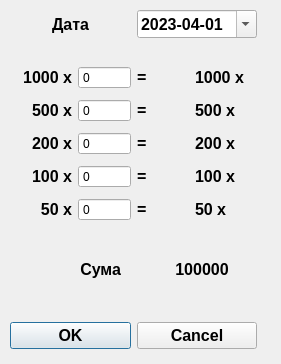
<?xml version="1.0" encoding="UTF-8"?>
<ui version="4.0">
 <class>Dialog</class>
 <widget class="QDialog" name="Dialog">
  <property name="geometry">
   <rect>
    <x>0</x>
    <y>0</y>
    <width>281</width>
    <height>364</height>
   </rect>
  </property>
  <property name="windowTitle">
   <string>Dialog</string>
  </property>
  <widget class="QWidget" name="layoutWidget">
   <property name="geometry">
    <rect>
     <x>10</x>
     <y>10</y>
     <width>247</width>
     <height>339</height>
    </rect>
   </property>
   <layout class="QVBoxLayout" name="verticalLayout_5">
    <item>
     <layout class="QHBoxLayout" name="horizontalLayout_4">
      <item>
       <widget class="QLabel" name="label_3">
        <property name="font">
         <font>
          <pointsize>12</pointsize>
          <weight>75</weight>
          <bold>true</bold>
         </font>
        </property>
        <property name="text">
         <string>Дата</string>
        </property>
        <property name="alignment">
         <set>Qt::AlignCenter</set>
        </property>
       </widget>
      </item>
      <item>
       <widget class="QDateEdit" name="dateEdit">
        <property name="font">
         <font>
          <pointsize>12</pointsize>
          <weight>75</weight>
          <bold>true</bold>
         </font>
        </property>
        <property name="maximumDateTime">
         <datetime>
          <hour>23</hour>
          <minute>59</minute>
          <second>59</second>
          <year>9999</year>
          <month>12</month>
          <day>31</day>
         </datetime>
        </property>
        <property name="displayFormat">
         <string>yyyy-MM-dd</string>
        </property>
        <property name="calendarPopup">
         <bool>true</bool>
        </property>
        <property name="currentSectionIndex">
         <number>0</number>
        </property>
        <property name="date">
         <date>
          <year>2023</year>
          <month>4</month>
          <day>1</day>
         </date>
        </property>
       </widget>
      </item>
     </layout>
    </item>
    <item>
     <spacer name="verticalSpacer_2">
      <property name="orientation">
       <enum>Qt::Vertical</enum>
      </property>
      <property name="sizeType">
       <enum>QSizePolicy::Fixed</enum>
      </property>
      <property name="sizeHint" stdset="0">
       <size>
        <width>20</width>
        <height>13</height>
       </size>
      </property>
     </spacer>
    </item>
    <item>
     <widget class="QWidget" name="widget" native="true">
      <layout class="QHBoxLayout" name="horizontalLayout">
       <item>
        <layout class="QVBoxLayout" name="verticalLayout">
         <property name="spacing">
          <number>10</number>
         </property>
         <item>
          <widget class="QLabel" name="lc1000">
           <property name="font">
            <font>
             <pointsize>12</pointsize>
             <weight>75</weight>
             <bold>true</bold>
            </font>
           </property>
           <property name="text">
            <string>1000 x</string>
           </property>
           <property name="alignment">
            <set>Qt::AlignRight|Qt::AlignTrailing|Qt::AlignVCenter</set>
           </property>
          </widget>
         </item>
         <item>
          <widget class="QLabel" name="lc500">
           <property name="font">
            <font>
             <pointsize>12</pointsize>
             <weight>75</weight>
             <bold>true</bold>
            </font>
           </property>
           <property name="text">
            <string>500 x</string>
           </property>
           <property name="alignment">
            <set>Qt::AlignRight|Qt::AlignTrailing|Qt::AlignVCenter</set>
           </property>
          </widget>
         </item>
         <item>
          <widget class="QLabel" name="lc200">
           <property name="font">
            <font>
             <pointsize>12</pointsize>
             <weight>75</weight>
             <bold>true</bold>
            </font>
           </property>
           <property name="text">
            <string>200 x</string>
           </property>
           <property name="alignment">
            <set>Qt::AlignRight|Qt::AlignTrailing|Qt::AlignVCenter</set>
           </property>
          </widget>
         </item>
         <item>
          <widget class="QLabel" name="lc100">
           <property name="font">
            <font>
             <pointsize>12</pointsize>
             <weight>75</weight>
             <bold>true</bold>
            </font>
           </property>
           <property name="text">
            <string>100 x</string>
           </property>
           <property name="alignment">
            <set>Qt::AlignRight|Qt::AlignTrailing|Qt::AlignVCenter</set>
           </property>
          </widget>
         </item>
         <item>
          <widget class="QLabel" name="lc50">
           <property name="font">
            <font>
             <pointsize>12</pointsize>
             <weight>75</weight>
             <bold>true</bold>
            </font>
           </property>
           <property name="text">
            <string>50 x</string>
           </property>
           <property name="alignment">
            <set>Qt::AlignRight|Qt::AlignTrailing|Qt::AlignVCenter</set>
           </property>
          </widget>
         </item>
        </layout>
       </item>
       <item>
        <layout class="QVBoxLayout" name="verticalLayout_2">
         <property name="spacing">
          <number>10</number>
         </property>
         <item>
          <widget class="QSpinBox" name="sc1000">
           <property name="buttonSymbols">
            <enum>QAbstractSpinBox::NoButtons</enum>
           </property>
           <property name="showGroupSeparator" stdset="0">
            <bool>true</bool>
           </property>
           <property name="maximum">
            <number>1000</number>
           </property>
           <property name="singleStep">
            <number>0</number>
           </property>
          </widget>
         </item>
         <item>
          <widget class="QSpinBox" name="sc500">
           <property name="buttonSymbols">
            <enum>QAbstractSpinBox::NoButtons</enum>
           </property>
           <property name="showGroupSeparator" stdset="0">
            <bool>true</bool>
           </property>
           <property name="maximum">
            <number>1000</number>
           </property>
           <property name="singleStep">
            <number>0</number>
           </property>
          </widget>
         </item>
         <item>
          <widget class="QSpinBox" name="sc200">
           <property name="buttonSymbols">
            <enum>QAbstractSpinBox::NoButtons</enum>
           </property>
           <property name="showGroupSeparator" stdset="0">
            <bool>true</bool>
           </property>
           <property name="maximum">
            <number>1000</number>
           </property>
           <property name="singleStep">
            <number>0</number>
           </property>
          </widget>
         </item>
         <item>
          <widget class="QSpinBox" name="sc100">
           <property name="buttonSymbols">
            <enum>QAbstractSpinBox::NoButtons</enum>
           </property>
           <property name="showGroupSeparator" stdset="0">
            <bool>true</bool>
           </property>
           <property name="maximum">
            <number>1000</number>
           </property>
           <property name="singleStep">
            <number>0</number>
           </property>
          </widget>
         </item>
         <item>
          <widget class="QSpinBox" name="sc50">
           <property name="buttonSymbols">
            <enum>QAbstractSpinBox::NoButtons</enum>
           </property>
           <property name="showGroupSeparator" stdset="0">
            <bool>true</bool>
           </property>
           <property name="maximum">
            <number>1000</number>
           </property>
           <property name="singleStep">
            <number>0</number>
           </property>
          </widget>
         </item>
        </layout>
       </item>
       <item>
        <layout class="QVBoxLayout" name="verticalLayout_3">
         <property name="spacing">
          <number>10</number>
         </property>
         <item>
          <widget class="QLabel" name="e1000">
           <property name="font">
            <font>
             <pointsize>12</pointsize>
             <weight>75</weight>
             <bold>true</bold>
            </font>
           </property>
           <property name="text">
            <string>=</string>
           </property>
          </widget>
         </item>
         <item>
          <widget class="QLabel" name="e500">
           <property name="font">
            <font>
             <pointsize>12</pointsize>
             <weight>75</weight>
             <bold>true</bold>
            </font>
           </property>
           <property name="text">
            <string>=</string>
           </property>
          </widget>
         </item>
         <item>
          <widget class="QLabel" name="e200">
           <property name="font">
            <font>
             <pointsize>12</pointsize>
             <weight>75</weight>
             <bold>true</bold>
            </font>
           </property>
           <property name="text">
            <string>=</string>
           </property>
          </widget>
         </item>
         <item>
          <widget class="QLabel" name="e100">
           <property name="font">
            <font>
             <pointsize>12</pointsize>
             <weight>75</weight>
             <bold>true</bold>
            </font>
           </property>
           <property name="text">
            <string>=</string>
           </property>
          </widget>
         </item>
         <item>
          <widget class="QLabel" name="e50">
           <property name="font">
            <font>
             <pointsize>12</pointsize>
             <weight>75</weight>
             <bold>true</bold>
            </font>
           </property>
           <property name="text">
            <string>=</string>
           </property>
          </widget>
         </item>
        </layout>
       </item>
       <item>
        <layout class="QVBoxLayout" name="verticalLayout_4">
         <property name="spacing">
          <number>10</number>
         </property>
         <item>
          <widget class="QLabel" name="lsc1000">
           <property name="font">
            <font>
             <pointsize>12</pointsize>
             <weight>75</weight>
             <bold>true</bold>
            </font>
           </property>
           <property name="text">
            <string>1000 x</string>
           </property>
          </widget>
         </item>
         <item>
          <widget class="QLabel" name="lsc500">
           <property name="font">
            <font>
             <pointsize>12</pointsize>
             <weight>75</weight>
             <bold>true</bold>
            </font>
           </property>
           <property name="text">
            <string>500 x</string>
           </property>
          </widget>
         </item>
         <item>
          <widget class="QLabel" name="lsc200">
           <property name="font">
            <font>
             <pointsize>12</pointsize>
             <weight>75</weight>
             <bold>true</bold>
            </font>
           </property>
           <property name="text">
            <string>200 x</string>
           </property>
          </widget>
         </item>
         <item>
          <widget class="QLabel" name="lsc100">
           <property name="font">
            <font>
             <pointsize>12</pointsize>
             <weight>75</weight>
             <bold>true</bold>
            </font>
           </property>
           <property name="text">
            <string>100 x</string>
           </property>
          </widget>
         </item>
         <item>
          <widget class="QLabel" name="lsc50">
           <property name="font">
            <font>
             <pointsize>12</pointsize>
             <weight>75</weight>
             <bold>true</bold>
            </font>
           </property>
           <property name="text">
            <string>50 x</string>
           </property>
          </widget>
         </item>
        </layout>
       </item>
      </layout>
     </widget>
    </item>
    <item>
     <layout class="QHBoxLayout" name="horizontalLayout_3">
      <item>
       <widget class="QLabel" name="label_2">
        <property name="font">
         <font>
          <pointsize>12</pointsize>
          <weight>75</weight>
          <bold>true</bold>
         </font>
        </property>
        <property name="text">
         <string>Сума</string>
        </property>
        <property name="alignment">
         <set>Qt::AlignRight|Qt::AlignTrailing|Qt::AlignVCenter</set>
        </property>
       </widget>
      </item>
      <item>
       <spacer name="horizontalSpacer">
        <property name="orientation">
         <enum>Qt::Horizontal</enum>
        </property>
        <property name="sizeType">
         <enum>QSizePolicy::Fixed</enum>
        </property>
        <property name="sizeHint" stdset="0">
         <size>
          <width>20</width>
          <height>20</height>
         </size>
        </property>
       </spacer>
      </item>
      <item>
       <widget class="QLabel" name="label">
        <property name="font">
         <font>
          <pointsize>12</pointsize>
          <weight>75</weight>
          <bold>true</bold>
         </font>
        </property>
        <property name="text">
         <string>100000</string>
        </property>
        <property name="alignment">
         <set>Qt::AlignCenter</set>
        </property>
       </widget>
      </item>
     </layout>
    </item>
    <item>
     <spacer name="verticalSpacer">
      <property name="orientation">
       <enum>Qt::Vertical</enum>
      </property>
      <property name="sizeType">
       <enum>QSizePolicy::Fixed</enum>
      </property>
      <property name="sizeHint" stdset="0">
       <size>
        <width>20</width>
        <height>13</height>
       </size>
      </property>
     </spacer>
    </item>
    <item>
     <layout class="QHBoxLayout" name="horizontalLayout_2">
      <item>
       <widget class="QPushButton" name="OkButton">
        <property name="font">
         <font>
          <pointsize>12</pointsize>
          <weight>75</weight>
          <bold>true</bold>
         </font>
        </property>
        <property name="text">
         <string>OK</string>
        </property>
       </widget>
      </item>
      <item>
       <widget class="QPushButton" name="CancelButton">
        <property name="font">
         <font>
          <pointsize>12</pointsize>
          <weight>75</weight>
          <bold>true</bold>
         </font>
        </property>
        <property name="text">
         <string>Cancel</string>
        </property>
       </widget>
      </item>
     </layout>
    </item>
   </layout>
  </widget>
 </widget>
 <resources/>
 <connections/>
</ui>
